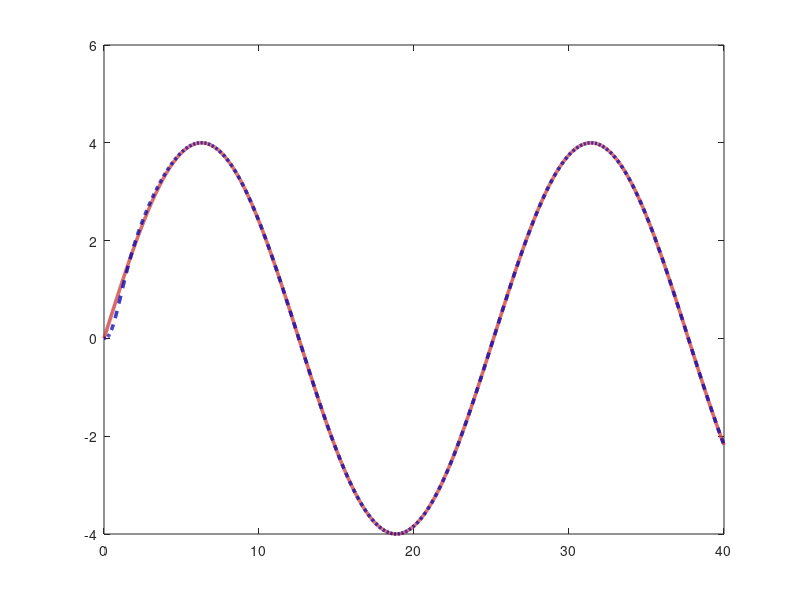

Write MATLAB code to recreate this figure. (Note: this script raises an error after producing the figure.)
W = tf([3],[1 7.5 2]); 

num_H = [6.34375 8.6328125 4.07820638020833];
den_H = [1 0 0.0625];
H = tf(num_H, den_H);

sys_cl = feedback(W*H, 1); 

A = 4;
w = 0.25;
t_sim = (0:0.01:40)';
g = A * sin(w * t_sim);

[y, t] = lsim(sys_cl, g, t_sim);
e = g - y;

%% --- График g(t) и y(t) ---
figure('Position', [100 100 900 400]);
plot(t, g, 'Color', [0.8 0.2 0.2], 'LineStyle', '-', 'LineWidth', 2.5, 'DisplayName', 'g(t)');
hold on;
plot(t, y, 'Color', [0, 0, 0.7], 'LineStyle', '--', 'LineWidth', 2.5, 'DisplayName', 'y(t)');

ax = gca; ax.LineWidth = 1.5; ax.FontSize = 12;
ax.XColor = [0.3 0.3 0.3]; ax.YColor = [0.3 0.3 0.3];
ax.GridColor = [0.9 0.9 0.9]; ax.GridAlpha = 0.4;
ax.MinorGridColor = [0.95 0.95 0.95]; ax.MinorGridAlpha = 0.2;
grid on; grid minor; box on; 
ylim([-6, 6]);

xlabel('Time');
ylabel('Amplitude');
legend('g(t)', 'y(t)', 'Location','northeast','FontSize',13,'NumColumns',1);

%% --- График ошибки e(t) ---
figure('Position', [150 150 900 400]);

% Полоса допуска ±5% (заполненная область)
eps_band = 0.05 * A;  % 5% от амплитуды входного сигнала (A=4 → 0.2)
hold on;
fill([t; flipud(t)], [eps_band*ones(size(t)); -eps_band*ones(size(t))], ...
     [1 0.6 0.6], 'FaceAlpha', 0.4, 'EdgeColor', 'none', ...
     'DisplayName', '±5% region');

% График ошибки
plot(t, e, 'Color', [0.8 0.2 0.2], 'LineStyle', '-', ...
    'LineWidth', 2.5, 'DisplayName', 'e(t)');

% Оформление осей и сетки
ax = gca; 
ax.LineWidth = 1.5; ax.FontSize = 12;
ax.XColor = [0.3 0.3 0.3]; ax.YColor = [0.3 0.3 0.3];
ax.GridColor = [0.9 0.9 0.9]; ax.GridAlpha = 0.4;
ax.MinorGridColor = [0.95 0.95 0.95]; ax.MinorGridAlpha = 0.2;
grid on; grid minor; box on; 
ylim([-0.3, 0.45]);

xlabel('Time');
ylabel('e(t)');
legend('Location','northeast','FontSize',13,'NumColumns',1);
